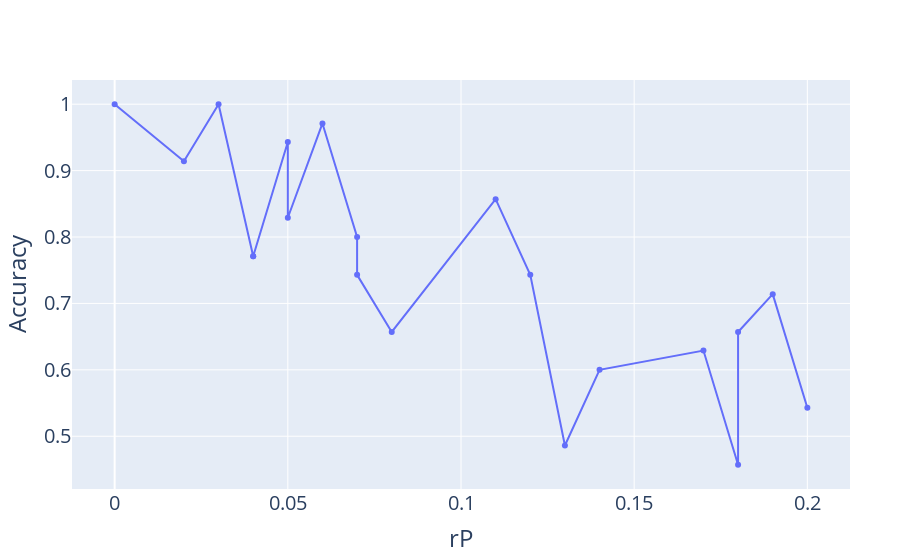

The cell this chart's notebook holds for it:
### Code cell
rP_ = [round(x, 2) for x in rP]
df_ = pd.DataFrame(dict(rP = rP_, acc = acc))
df_ = df_.sort_values(by = "rP")

fig = px.line(df_, x = "rP", y = "acc", markers = True)

fig.update_layout(
    xaxis_title="rP",
    yaxis_title="Accuracy",
    margin=dict(l=50, r=50, b=50, t=80),
    font_size = 20
)

fig.show()

### Figure 1 — Plotly figure (JSON) as saved in the notebook; plotly's stock layout.template omitted (floating-point values rounded to 4 significant figures)
{"data": [{"hovertemplate": "rP=%{x}<br>acc=%{y}<extra></extra>", "legendgroup": "", "line": {"color": "#636efa", "dash": "solid"}, "marker": {"symbol": "circle"}, "mode": "markers+lines", "name": "", "orientation": "h", "showlegend": false, "type": "scatter", "x": [0, 0.02, 0.03, 0.04, 0.04, 0.05, 0.05, 0.06, 0.07, 0.07, 0.08, 0.11, 0.12, 0.13, 0.14, 0.17, 0.18, 0.18, 0.19, 0.2], "xaxis": "x", "y": [1, 0.914, 1, 0.771, 0.771, 0.943, 0.829, 0.971, 0.8, 0.743, 0.657, 0.857, 0.743, 0.486, 0.6, 0.629, 0.457, 0.657, 0.714, 0.543], "yaxis": "y"}], "layout": {"font": {"size": 20}, "legend": {"tracegroupgap": 0}, "margin": {"b": 50, "l": 50, "r": 50, "t": 80}, "xaxis": {"anchor": "y", "domain": [0, 1], "title": {"text": "rP"}}, "yaxis": {"anchor": "x", "domain": [0, 1], "title": {"text": "Accuracy"}}}}
